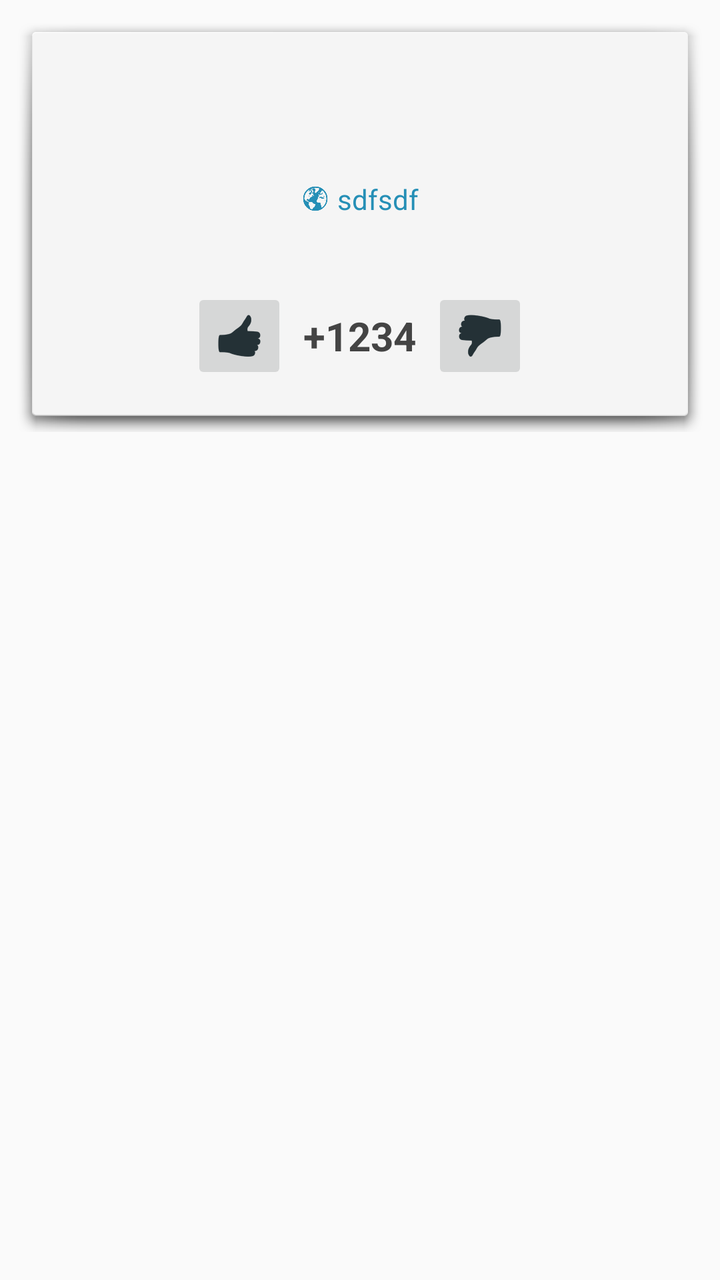
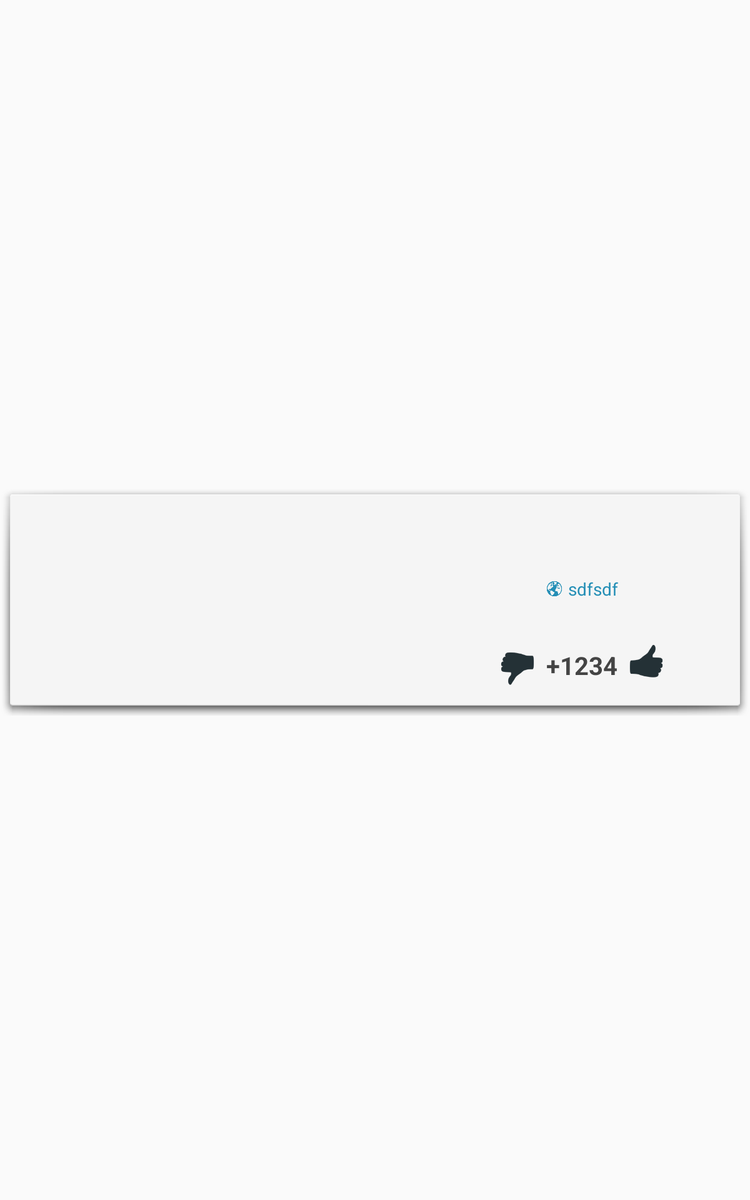

Two renders of one Android screen. The first uses the default layout on a phone; the second uses the alternative layout the repository ships for a different screen configuration, on a matching device. The two XML files are below.
<!-- AndroidManifest.xml: application theme AppTheme -->
<!-- res/layout/fragment_item.xml -->
<ScrollView  xmlns:android="http://schemas.android.com/apk/res/android"
    android:layout_width="match_parent"
    android:layout_height="match_parent">

        <LinearLayout
            android:layout_width="match_parent"
            android:layout_height="wrap_content"
            android:orientation="vertical"
            android:padding="24dp"
            android:layout_margin="8dp"
            android:background="@android:drawable/dialog_holo_light_frame">

            <TextView
                android:id="@+id/tvSubredditName"
                android:layout_width="wrap_content"
                android:layout_height="wrap_content"
                android:textColor="#666666"
                android:textStyle="bold"
                android:layout_gravity="center"
                android:layout_marginBottom="4dp"/>

            <TextView
                android:id="@+id/title"
                android:layout_width="wrap_content"
                android:layout_height="wrap_content"
                android:layout_marginBottom="8dp" />

            <ImageView
                android:id="@+id/thumbnail"
                android:layout_width="match_parent"
                android:layout_height="wrap_content"
                android:background="#ffcccc"
                android:layout_marginBottom="8dp"/>
            <LinearLayout
                android:layout_height="wrap_content"
                android:layout_width="match_parent"
                android:orientation="horizontal"
                android:gravity="center_horizontal|center_vertical"
                android:layout_marginBottom="8dp">
                <ImageView
                    android:layout_height="14dp"
                    android:layout_width="14dp"
                    android:src="@drawable/ic_link"/>
                <TextView
                    android:id="@+id/url"
                    android:layout_height="wrap_content"
                    android:layout_width="wrap_content"
                    android:text="sdfsdf"
                    android:textColor="#258fb6"
                    android:layout_marginLeft="4dp"
                    android:ellipsize="end"
                    android:singleLine="true"/>
                </LinearLayout>

            <TextView
                android:id="@+id/postInfo"
                android:layout_width="match_parent"
                android:layout_height="wrap_content"
                android:gravity="center_horizontal"
                android:layout_marginBottom="8dp"
                android:textColor="#888888"/>

            <LinearLayout
                android:layout_width="wrap_content"
                android:layout_height="wrap_content"
                android:gravity="center_vertical"
                android:layout_gravity="center_horizontal">

                <ImageButton
                    android:layout_height="48dp"
                    android:layout_width="48dp"
                    android:src="@drawable/action_upvote"
                    android:textStyle="bold"
                    android:scaleType="centerInside"/>
                <TextView
                    android:id="@+id/score"
                    android:layout_height="wrap_content"
                    android:layout_width="wrap_content"
                    android:text="+1234"
                    android:paddingLeft="8dp"
                    android:paddingRight="8dp"
                    android:textStyle="bold"
                    android:textSize="20sp"
                    android:textColor="#444444"/>
                <ImageButton
                    android:layout_height="48dp"
                    android:layout_width="48dp"
                    android:src="@drawable/action_downvote"
                    android:textStyle="bold"
                    android:scaleType="centerInside"/>
                </LinearLayout>


        </LinearLayout>

</ScrollView>
<!-- resources referenced by this layout -->
<resources>
  <!-- drawable action_downvote: png bitmap (drawable-mdpi, 1242 bytes) -->
  <!-- drawable action_upvote: png bitmap (drawable-mdpi, 1184 bytes) -->
  <!-- drawable ic_link: png bitmap (drawable-hdpi, 4567 bytes) -->
  <style name="AppTheme" parent="Theme.AppCompat.Light.DarkActionBar">
          <item name="android:windowActionBarOverlay">false</item>
          <item name="android:actionBarStyle">@style/ActionBar</item>
      </style>
  <style name="ActionBar" parent="@style/Widget.AppCompat.Light.ActionBar.Solid.Inverse">
          <item name="android:background">#27769f</item>
      </style>
</resources>
<!-- res/layout-sw600dp/fragment_item.xml (the repository's variant of the layout above) -->
<!-- drawn on a 7-inch tablet held upright -->
<ScrollView xmlns:android="http://schemas.android.com/apk/res/android"
    android:layout_width="match_parent"
    android:layout_height="match_parent">

    <LinearLayout
        android:layout_width="600dp"
        android:layout_height="wrap_content"
        android:layout_gravity="center_vertical|center_horizontal"
        android:layout_margin="8dp"
        android:background="@android:drawable/dialog_holo_light_frame"
        android:orientation="vertical"
        android:padding="24dp">

        <TextView
            android:id="@+id/subredditName"
            android:layout_width="wrap_content"
            android:layout_height="wrap_content"
            android:layout_gravity="center"
            android:layout_marginBottom="4dp"
            android:textColor="#666666"
            android:textStyle="bold" />

        <ProgressBar
            android:id="@+id/postProgress"
            android:layout_width="wrap_content"
            android:layout_height="wrap_content"
            android:layout_gravity="center_horizontal|center_vertical"
            android:visibility="gone" />


        <LinearLayout
            android:id="@+id/content"
            android:layout_width="match_parent"
            android:layout_height="match_parent"
            android:orientation="horizontal">

            <LinearLayout
                android:layout_width="0dp"
                android:layout_height="match_parent"
                android:layout_weight="3">

                <ProgressBar
                    android:id="@+id/thumbnailProgress"
                    android:layout_width="wrap_content"
                    android:layout_height="wrap_content"
                    android:layout_gravity="center_horizontal|center_vertical" />

                <ImageView
                    android:id="@+id/thumbnail"
                    android:layout_width="match_parent"
                    android:layout_height="wrap_content"
                    android:layout_marginBottom="8dp" />
            </LinearLayout>

            <LinearLayout
                android:layout_width="0dp"
                android:layout_height="match_parent"
                android:layout_weight="2"
                android:orientation="vertical">

                <TextView
                    android:id="@+id/title"
                    android:layout_width="wrap_content"
                    android:layout_height="wrap_content"
                    android:layout_marginBottom="8dp" />


                <LinearLayout
                    android:layout_width="match_parent"
                    android:layout_height="wrap_content"
                    android:layout_marginBottom="8dp"
                    android:gravity="center_horizontal|center_vertical"
                    android:orientation="horizontal">

                    <ImageView
                        android:layout_width="14dp"
                        android:layout_height="14dp"
                        android:src="@drawable/ic_link" />

                    <TextView
                        android:id="@+id/url"
                        android:layout_width="wrap_content"
                        android:layout_height="wrap_content"
                        android:layout_marginLeft="4dp"
                        android:ellipsize="end"
                        android:singleLine="true"
                        android:text="sdfsdf"
                        android:textColor="#258fb6" />
                </LinearLayout>

                <TextView
                    android:id="@+id/postInfo"
                    android:layout_width="match_parent"
                    android:layout_height="wrap_content"
                    android:layout_marginBottom="8dp"
                    android:gravity="center_horizontal"
                    android:textColor="#888888" />

                <LinearLayout
                    android:layout_width="wrap_content"
                    android:layout_height="wrap_content"
                    android:layout_gravity="center_horizontal"
                    android:gravity="center_vertical">

                    <ToggleButton
                        android:id="@+id/voteDown"
                        style="@style/VoteDownButton"
                        android:src="@drawable/action_upvote" />

                    <TextView
                        android:id="@+id/score"
                        android:layout_width="wrap_content"
                        android:layout_height="wrap_content"
                        android:paddingLeft="8dp"
                        android:paddingRight="8dp"
                        android:text="+1234"
                        android:textColor="@color/score"
                        android:textSize="20sp"
                        android:textStyle="bold" />

                    <ToggleButton
                        android:id="@+id/voteUp"
                        style="@style/VoteUpButton"
                        android:src="@drawable/action_downvote" />
                </LinearLayout>
            </LinearLayout>
        </LinearLayout>


    </LinearLayout>

</ScrollView>
<!-- resources referenced by the variant -->
<!-- as a 7-inch tablet held upright resolves them -->
<resources>
  <color name="score">#444444</color>
  <!-- drawable action_downvote: png bitmap (drawable-mdpi, 1242 bytes) -->
  <!-- drawable action_upvote: png bitmap (drawable-mdpi, 1184 bytes) -->
  <!-- drawable ic_link: png bitmap (drawable-hdpi, 4567 bytes) -->
  <style name="VoteDownButton" parent="VoteButton">
          <item name="android:layout_marginTop">3dp</item>
          <item name="android:layout_marginBottom">0dp</item>
          <item name="android:background">@drawable/vote_down_button_bg</item>
      </style>
  <style name="VoteUpButton" parent="VoteButton">
          <item name="android:layout_marginTop">0dp</item>
          <item name="android:layout_marginBottom">3dp</item>
          <item name="android:background">@drawable/vote_up_button_bg</item>
      </style>
  <style name="AppTheme" parent="Theme.AppCompat.Light.DarkActionBar">
          <item name="android:windowActionBarOverlay">false</item>
          <item name="android:actionBarStyle">@style/ActionBar</item>
      </style>
  <style name="VoteButton">
          <item name="android:layout_width">30dp</item>
          <item name="android:layout_height">30dp</item>
          <item name="android:scaleType">centerInside</item>
          <item name="android:textOff" />
          <item name="android:textOn" />
      </style>
  <!-- drawable vote_down_button_bg (drawable) -->
  <?xml version="1.0" encoding="utf-8"?>
  <selector xmlns:android="http://schemas.android.com/apk/res/android">
  
      <item
          android:state_checked="false"
          android:drawable="@drawable/ic_action_downvote" />
      <item
          android:state_checked="true"
          android:drawable="@drawable/ic_action_downvote_act" />
  
  </selector>
  <!-- drawable vote_up_button_bg (drawable) -->
  <?xml version="1.0" encoding="utf-8"?>
  <selector xmlns:android="http://schemas.android.com/apk/res/android">
  
      <item
          android:state_checked="false"
          android:drawable="@drawable/ic_action_upvote" />
      <item
          android:state_checked="true"
          android:drawable="@drawable/ic_action_upvote_act" />
  
  </selector>
  <style name="ActionBar" parent="@style/Widget.AppCompat.Light.ActionBar.Solid.Inverse">
          <item name="android:background">#27769f</item>
      </style>
  <!-- drawable ic_action_downvote: png bitmap (drawable-hdpi, 1930 bytes) -->
  <!-- drawable ic_action_downvote_act: png bitmap (drawable-hdpi, 1135 bytes) -->
  <!-- drawable ic_action_upvote: png bitmap (drawable-hdpi, 1932 bytes) -->
  <!-- drawable ic_action_upvote_act: png bitmap (drawable-hdpi, 1279 bytes) -->
</resources>
